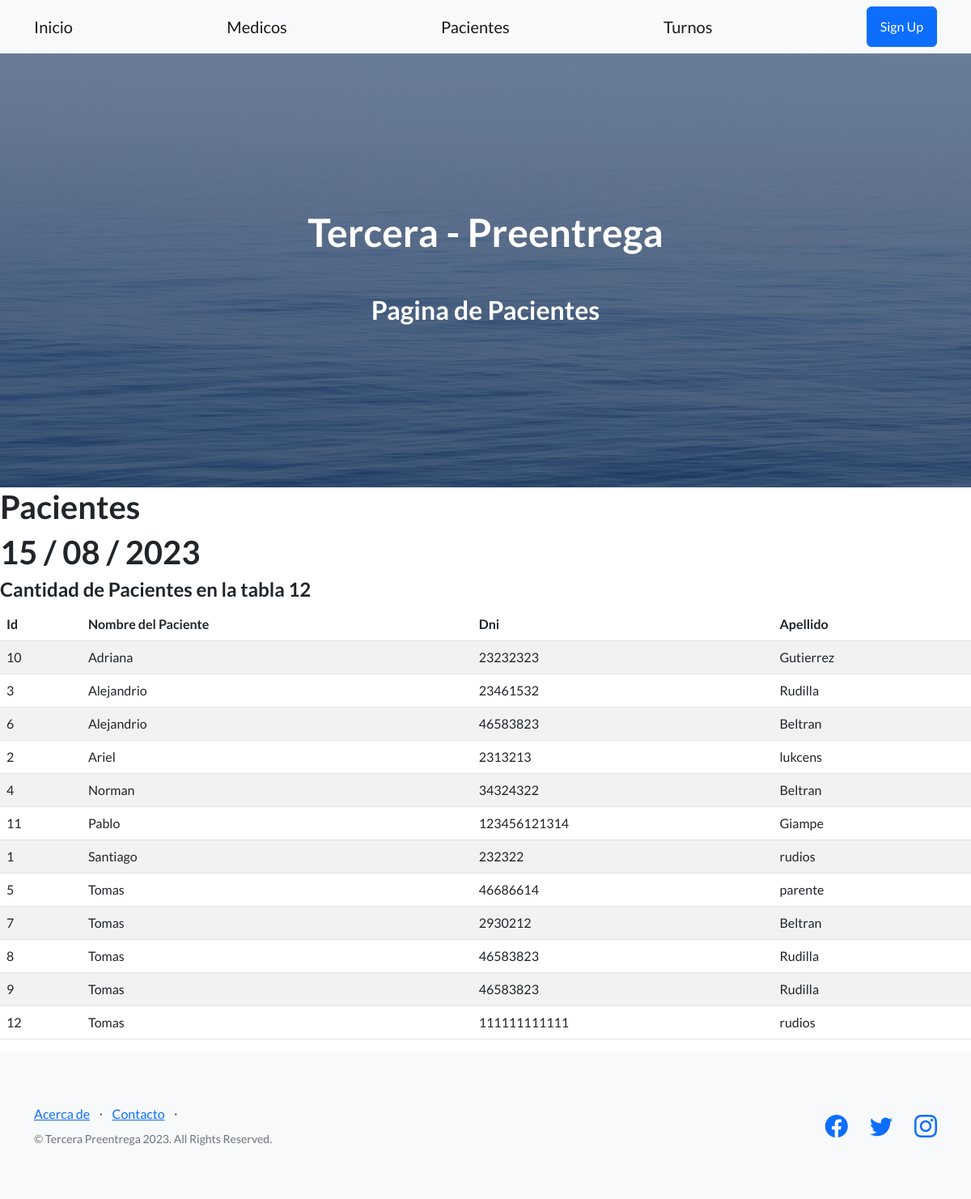
The app's page /pacientes/ with its own data.
### aplicacion/models.py (models this page shows, shortened)
class Paciente(models.Model):
    nombre = models.CharField(max_length=50)
    apellido = models.CharField(max_length=50)
    dni = models.IntegerField()
    class Meta:
        ordering = ['nombre']

### aplicacion/views.py (the view)
# urls.py: path('pacientes/', pacientes, name="pacientes"),
def pacientes (request):
    contexto = {'pacientes' : Paciente.objects.all()}
    return render(request, "aplicacion/pacientes.html" , contexto)

### aplicacion/templates/aplicacion/pacientes.html
{% extends 'aplicacion/base.html' %}
{% load static %}
{% block titulo %}
  Pagina de Pacientes
{% endblock titulo %}
{% block contenido %}
   <h1>  Pacientes </h1>
   <h1> {{ titulo|upper }} {% now " d / m /  Y " %} </h1>
   <h4> Cantidad de Pacientes en la tabla {{pacientes|length}}</h4>
   <table class="table table-striped">
      <thead>
           <tr>
               <th>Id</th>
               <th> Nombre del Paciente</th>
               <th> Dni </th>
               <th> Apellido </th>
           </tr>
      </thead>
      <tbody>
   {% for c in pacientes  %}
   <tr>
       <td> {{ c.id }} </td>
       <td> {{ c.nombre }} </td>
       <td> {{ c.dni }} </td>
       <td> {{ c.apellido }} </td>
   </tr>
   {% endfor %}
  </tbody>
  </table>
{% endblock contenido %}

### records on screen
Paciente: id "10", nombre "Adriana", dni "23232323", apellido "Gutierrez"
Paciente: id "3", nombre "Alejandrio", dni "23461532", apellido "Rudilla"
Paciente: id "6", nombre "Alejandrio", dni "46583823", apellido "Beltran"
Paciente: id "2", nombre "Ariel", dni "2313213", apellido "lukcens"
Paciente: id "4", nombre "Norman", dni "34324322", apellido "Beltran"
Paciente: id "11", nombre "Pablo", dni "123456121314", apellido "Giampe"
Paciente: id "1", nombre "Santiago", dni "232322", apellido "rudios"
Paciente: id "5", nombre "Tomas", dni "46686614", apellido "parente"
Paciente: id "7", nombre "Tomas", dni "2930212", apellido "Beltran"
Paciente: id "8", nombre "Tomas", dni "46583823", apellido "Rudilla"
Paciente: id "9", nombre "Tomas", dni "46583823", apellido "Rudilla"
Paciente: id "12", nombre "Tomas", dni "111111111111", apellido "rudios"

### other values on screen
{{ pacientes|length }} "12"
